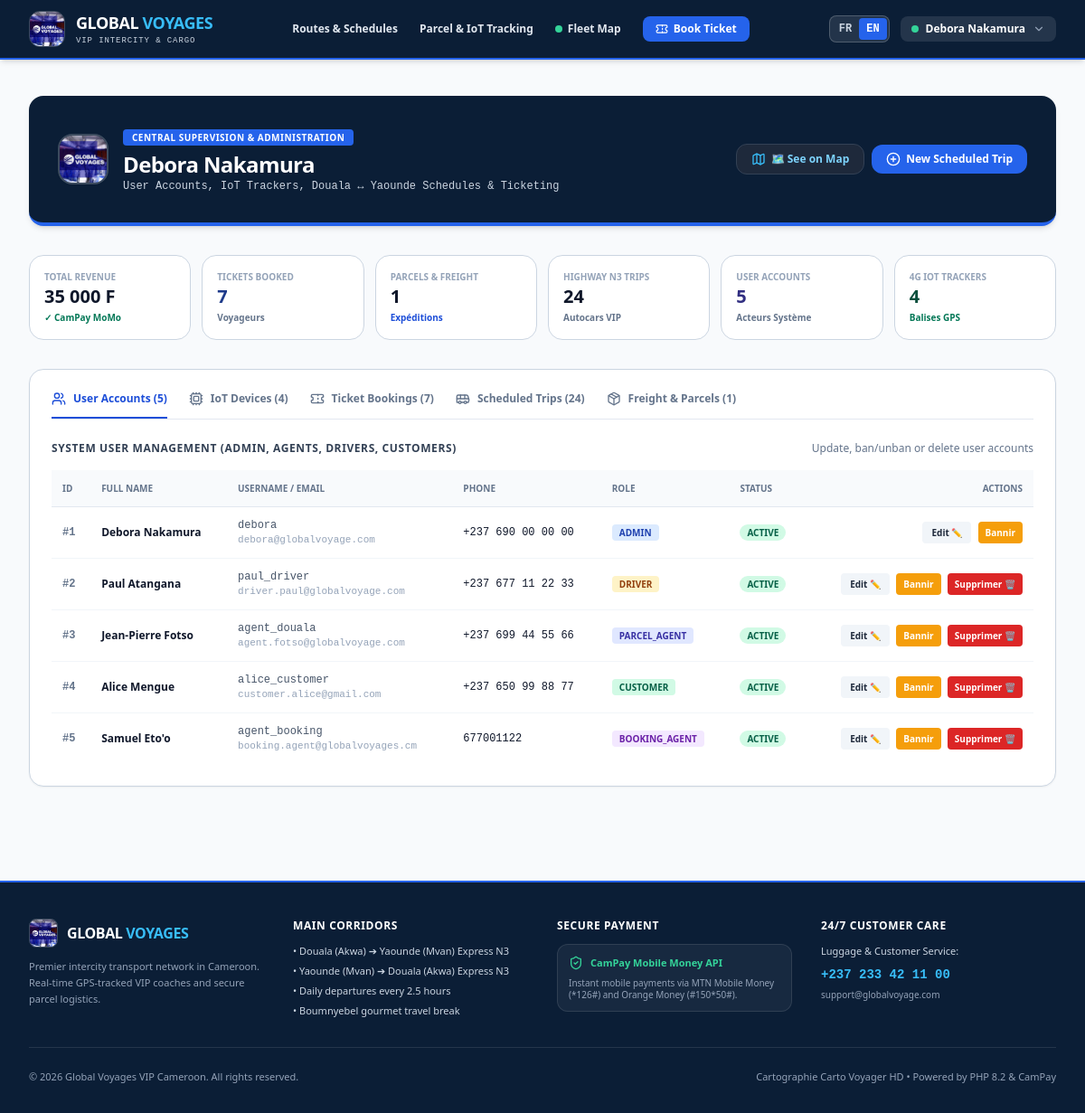
/admin/index.php (signed in), run on the app's committed database.
### tables this page shows
CREATE TABLE users (
    id INTEGER PRIMARY KEY AUTOINCREMENT,
    name VARCHAR(100) NOT NULL,
    username VARCHAR(50) UNIQUE NOT NULL,
    email VARCHAR(100) UNIQUE NOT NULL,
    password VARCHAR(255) NOT NULL,
    phone VARCHAR(30),
    role VARCHAR(20) NOT NULL DEFAULT 'CUSTOMER',
    created_at DATETIME DEFAULT CURRENT_TIMESTAMP
, status VARCHAR(20) DEFAULT 'ACTIVE');

### public/admin/index.php (the view, shortened to what the rows shown need)
<?php
require_once __DIR__ . '/../../src/Auth.php';
require_once __DIR__ . '/../../src/Language.php';
$currentUser = Auth::user();
$pdo = Database::getConnection();
$allUsers = $pdo->query("SELECT * FROM users ORDER BY id ASC")->fetchAll() ?: [];
include __DIR__ . '/../includes/header.php';
?>
<div class="max-w-7xl mx-auto px-4 sm:px-6 lg:px-8 py-10 space-y-8 animate-fadeIn">
  <div class="bg-[#0B1E36] text-white p-6 sm:p-8 rounded-2xl border-b-4 border-blue-600 shadow-md flex flex-col sm:flex-row sm:items-center justify-between gap-4">
    <div class="flex items-center gap-4">
      <div>
        <span class="px-2.5 py-0.5 rounded bg-blue-600 text-white font-black text-[10px] uppercase tracking-wider"><?= t('admin.bannerTitle', 'Supervision Centrale & Administration') ?></span>
        <h1 class="text-2xl font-black tracking-tight text-white mt-1"><?= htmlspecialchars($currentUser['name']) ?></h1>
        <p class="text-xs text-slate-300 font-mono"><?= t('admin.bannerSubtitle', 'Contrôle des Utilisateurs, Traceurs IoT, Départs Douala ↔ Yaoundé & Billetterie') ?></p>
      </div>
    </div>
  </div>
  <div class="bg-white rounded-2xl border border-slate-300 shadow-sm overflow-hidden p-6 space-y-6">
    <div id="admin-view-users" class="space-y-4">
      <div class="overflow-x-auto">
        <table class="w-full text-left text-xs">
          <thead class="bg-slate-50 border-b border-slate-200 text-slate-500 font-bold uppercase text-[10px]">
            <tr>
              <th class="p-3"><?= t('admin.colId') ?></th>
              <th class="p-3"><?= t('admin.colFullName') ?></th>
              <th class="p-3"><?= t('admin.colUsername') ?></th>
              <th class="p-3"><?= t('admin.colPhone') ?></th>
              <th class="p-3"><?= t('admin.colRole') ?></th>
              <th class="p-3"><?= t('admin.colStatus') ?></th>
              <th class="p-3 text-right"><?= t('admin.colActions') ?></th>
            </tr>
          </thead>
          <tbody class="divide-y divide-slate-100">
            <?php foreach ($allUsers as $u): ?>
              <?php $isBanned = ($u['status'] ?? 'ACTIVE') === 'BANNED'; ?>
              <tr class="hover:bg-slate-50/60 transition <?= $isBanned ? 'bg-red-50/40' : '' ?>">
                <td class="p-3 font-mono font-bold text-slate-500">#<?= $u['id'] ?></td>
                <td class="p-3 font-bold text-slate-900"><?= htmlspecialchars($u['name']) ?></td>
                <td class="p-3 font-mono text-slate-600"><?= htmlspecialchars($u['username']) ?><br><span class="text-slate-400 text-[11px]"><?= htmlspecialchars($u['email']) ?></span></td>
                <td class="p-3 font-mono"><?= htmlspecialchars($u['phone'] ?: 'N/A') ?></td>
                <td class="p-3">
                  <span class="px-2 py-0.5 rounded text-[10px] font-bold uppercase
                    <?= $u['role'] === 'ADMIN' ? 'bg-blue-100 text-blue-800' : ($u['role'] === 'DRIVER' ? 'bg-amber-100 text-amber-800' : ($u['role'] === 'BOOKING_AGENT' ? 'bg-purple-100 text-purple-800' : ($u['role'] === 'PARCEL_AGENT' ? 'bg-indigo-100 text-indigo-800' : 'bg-emerald-100 text-emerald-800'))) ?>">
                    <?= htmlspecialchars($u['role']) ?>
                  </span>
                </td>
                <td class="p-3">
                  <span class="px-2 py-0.5 rounded-full text-[10px] font-bold uppercase <?= $isBanned ? 'bg-red-100 text-red-800' : 'bg-emerald-100 text-emerald-800' ?>">
                    <?= $isBanned ? t('admin.statusBanned', 'BANNI / SUSPENDU') : t('admin.statusActive', 'ACTIF') ?>
                  </span>
                </td>
                <td class="p-3 text-right space-x-1">
                  <button type="button" onclick="openEditUserModal(<?= htmlspecialchars(json_encode($u)) ?>)"
                    class="px-2.5 py-1 rounded bg-slate-100 hover:bg-slate-200 text-slate-800 font-bold text-[10px]">
                    <?= t('admin.btnEdit', 'Modifier ✏️') ?>
                  </button>
                  <form method="POST" class="inline" onsubmit="return confirm('<?= $isBanned ? 'Réactiver' : 'Bannir' ?> cet utilisateur ?');">
                    <button type="submit" class="px-2 py-1 rounded font-bold text-[10px] <?= $isBanned ? 'bg-emerald-600 text-white' : 'bg-amber-500 text-white' ?>">
                      <?= $isBanned ? 'Débannir' : 'Bannir' ?>
                    </button>
                  </form>
                  <?php if ($u['id'] !== $currentUser['id']): ?>
                    <form method="POST" class="inline" onsubmit="return confirm('Êtes-vous sûr de vouloir supprimer définitivement cet utilisateur ?');">
                      <button type="submit" class="px-2 py-1 rounded bg-red-600 hover:bg-red-700 text-white font-bold text-[10px]">
                        Supprimer 🗑️
                      </button>
                    </form>
                  <?php endif; ?>
                </td>
              </tr>
            <?php endforeach; ?>
          </tbody>
        </table>
      </div>
    </div>
  </div>
</div>
<?php include __DIR__ . '/../includes/footer.php'; ?>

### public/includes/header.php (shortened to what the rows shown need)
<?php
require_once __DIR__ . '/../../src/Language.php';
require_once __DIR__ . '/../../src/Auth.php';
$currLang = Language::current();
$user = Auth::user();
?>
<!DOCTYPE html>
<html lang="<?= $currLang ?>">
<head>
  <script src="https://cdn.tailwindcss.com"></script>
  <link rel="stylesheet" href="https://unpkg.com/leaflet@1.9.4/dist/leaflet.css" />
  <link rel="stylesheet" href="<?= BASE_URL ?>/assets/css/style.css">
</head>
<body class="bg-slate-50 text-slate-900 font-sans min-h-screen flex flex-col antialiased">
  <header class="bg-[#0B1E36] text-white sticky top-0 z-40 shadow-md border-b-2 border-blue-600">
    <div class="max-w-7xl mx-auto px-4 sm:px-6 lg:px-8 h-16 flex items-center justify-between">
      <div class="flex items-center gap-3">
        <?php if ($user): ?>
          <div class="relative group">
            <button type="button" class="flex items-center gap-2 px-3 py-1.5 rounded-lg bg-white/10 hover:bg-white/20 text-xs font-bold text-white transition cursor-pointer">
              <span class="w-2 h-2 rounded-full bg-emerald-400"></span>
              <span class="max-w-[120px] truncate"><?= htmlspecialchars($user['name']) ?></span>
              <i data-lucide="chevron-down" class="w-3.5 h-3.5 text-slate-400"></i>
            </button>
          </div>
        <?php endif; ?>
      </div>
    </div>
  </header>
  <main class="flex-grow">

### data on the page
users: name "Debora Nakamura", id "1", username "debora", email "debora@globalvoyage.com", phone "+237 690 00 00 00", role "ADMIN", status "Bannir"
users: id "2", name "Paul Atangana", username "paul_driver", email "driver.paul@globalvoyage.com", phone "+237 677 11 22 33", role "DRIVER", status "Bannir"
users: id "3", name "Jean-Pierre Fotso", username "agent_douala", email "agent.fotso@globalvoyage.com", phone "+237 699 44 55 66", role "PARCEL_AGENT", status "Bannir"
users: id "4", name "Alice Mengue", username "alice_customer", email "customer.alice@gmail.com", phone "+237 650 99 88 77", role "CUSTOMER", status "Bannir"
users: id "5", name "Samuel Eto'o", username "agent_booking", email "booking.agent@globalvoyages.cm", phone "677001122", role "BOOKING_AGENT", status "Bannir"

### other printed values
t('nav.routes', 'Lignes & Horaires') "Routes & Schedules"
t('nav.tracking', 'Suivi Colis & IoT') "Parcel & IoT Tracking"
t('hero.tabMap', 'Carte Flotte') "Fleet Map"
t('nav.book', 'Réserver Billet') "Book Ticket"
t('admin.bannerTitle', 'Supervision Centrale & Administration') "CENTRAL SUPERVISION & ADMINISTRATION"
t('map.seeOnMap', '🗺️ Voir sur la Carte (See on Map)') "🗺️ See on Map"
t('admin.newTrip', 'Nouveau Départ') "New Scheduled Trip"
t('admin.kpiRevenue', "Chiffre d'Affaires") "TOTAL REVENUE"
$revenue "35 000"
t('admin.kpiBookings', 'Billets Réservés') "TICKETS BOOKED"
$totalBookings "7"
t('admin.kpiParcels', 'Colis & Fret') "PARCELS & FREIGHT"
$totalParcels "1"
t('admin.kpiTrips', 'Départs Ligne N3') "HIGHWAY N3 TRIPS"
$totalTrips "24"
